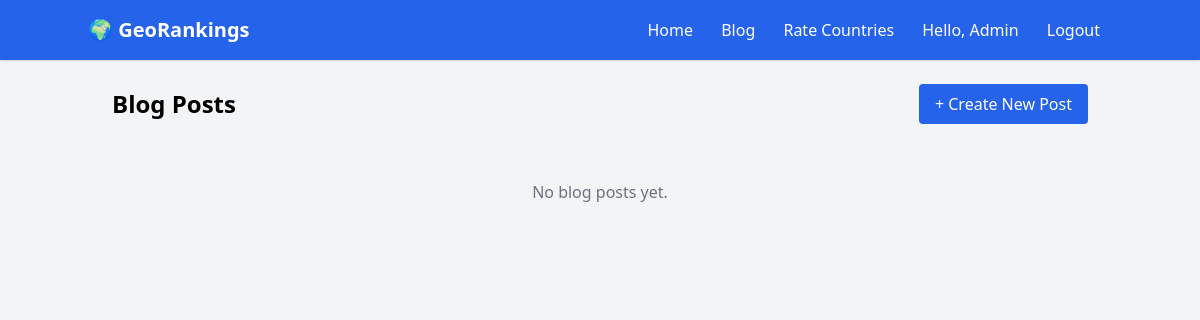
/blog/ (signed in), run on an earlier commit of the app's database.
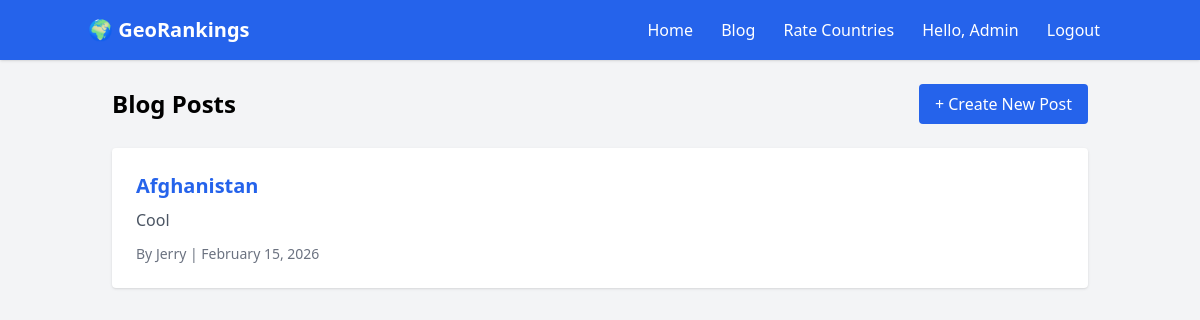
And on a later commit of the database.
### core/models.py (models this page shows, shortened)
class BlogPost(models.Model):
    author = models.ForeignKey(User, on_delete=models.CASCADE)
    title = models.CharField(max_length=200)
    content = models.TextField()
    created = models.DateTimeField(auto_now_add=True)

### core/views.py (the view)
# urls.py: path('blog/', views.blog_list, name='blog_list'),
@login_required
def blog_list(request):
    posts = BlogPost.objects.all().order_by('-created')
    return render(request, 'blog_list.html', {'posts': posts})

### core/templates/blog_list.html (shortened to what this page needs)
{% extends 'base.html' %}
{% block content %}
<div class="flex justify-between items-center mb-6">
    <h2 class="text-2xl font-bold">Blog Posts</h2>
    {% if user.is_authenticated %}
    <a href="{% url 'blog_create' %}" class="bg-blue-600 text-white px-4 py-2 rounded hover:bg-blue-500 transition">
        + Create New Post
    </a>
    {% endif %}
</div>
<div class="space-y-4">
    {% for post in posts %}
    <article class="bg-white p-6 rounded shadow hover:shadow-lg transition">
        <h3 class="text-xl font-semibold mb-2">
            <a href="{% url 'blog_detail' post.id %}" class="text-blue-600 hover:underline">
                {{ post.title }}
            </a>
        </h3>
        <p class="text-gray-600 mb-3">{{ post.content|truncatewords:50 }}</p>
        <div class="flex justify-between items-center text-sm text-gray-500">
            <span>By {{ post.author.username }} | {{ post.created|date:"F j, Y" }}</span>
        </div>
    </article>
    {% empty %}
    <p class="text-center text-gray-500 py-8">No blog posts yet.</p>
    {% endfor %}
</div>
{% endblock %}

### core/templates/base.html (shortened to what this page needs)
<!DOCTYPE html>
<html lang="en">
<head>
    <script src="https://cdn.tailwindcss.com"></script>
</head>
<body class="bg-gray-100 min-h-screen flex flex-col">
<header class="bg-blue-600 text-white p-4 shadow">
    <div class="container mx-auto flex justify-between items-center">
        <h1 class="text-xl font-bold">🌍 GeoRankings</h1>
        <nav>
            <a href="/" class="px-3 py-1 hover:bg-blue-500 rounded">Home</a>
            <a href="{% url 'blog_list' %}" class="px-3 py-1 hover:bg-blue-500 rounded">Blog</a>
            {% if user.is_authenticated %}
                <a href="/rate/" class="px-3 py-1 hover:bg-blue-500 rounded">Rate Countries</a>
                <span class="px-3 py-1">Hello, {{ user.username }}</span>
                <a href="/logout/" class="px-3 py-1 hover:bg-blue-500 rounded">Logout</a>
            {% else %}
                <a href="/login/" class="px-3 py-1 hover:bg-blue-500 rounded">Login</a>
                <a href="/register/" class="px-3 py-1 hover:bg-blue-500 rounded">Sign Up</a>
            {% endif %}
        </nav>
    </div>
</header>
<main class="flex-grow container mx-auto p-6">
    {% block content %}{% endblock %}
</main>
</body>
</html>

What changed in the data, as far as the page shows it:
added BlogPost: title "Afghanistan", content "Cool", author.username "Jerry", created "February 15, 2026"
Also different on the page:
text no longer shown: "No blog posts yet."
